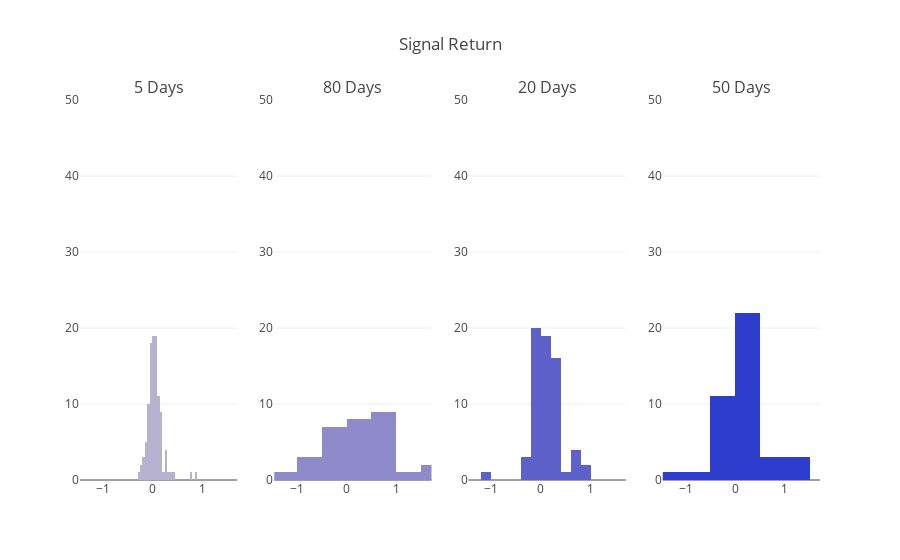

The notebook cell this image was saved under:
### Markdown cell above
## Test for Significance
### Histogram
Let's plot a histogram of the signal return values.

### Code cell
project_helper.plot_signal_histograms(
    [signal_return_5, signal_return_80, signal_return_20, signal_return_50],
    'Signal Return',
    ('5 Days', '80 Days', '20 Days', '50 Days'))
